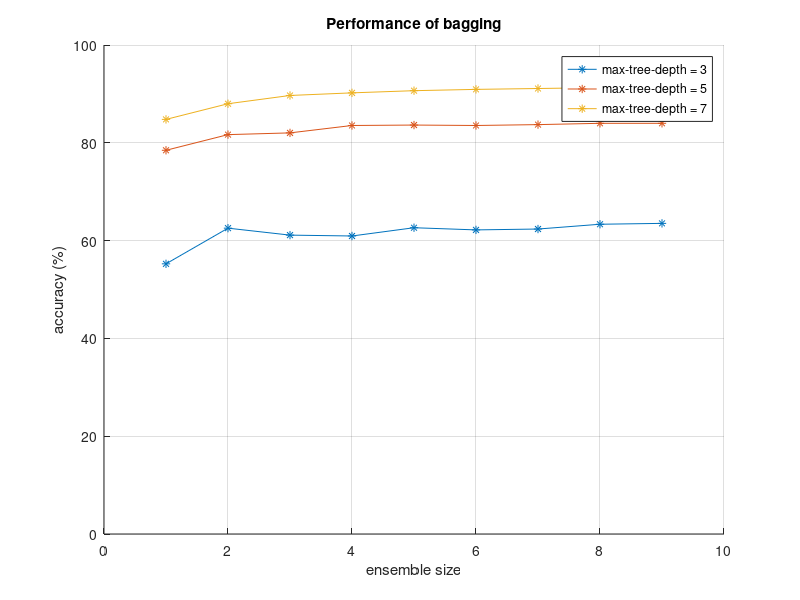
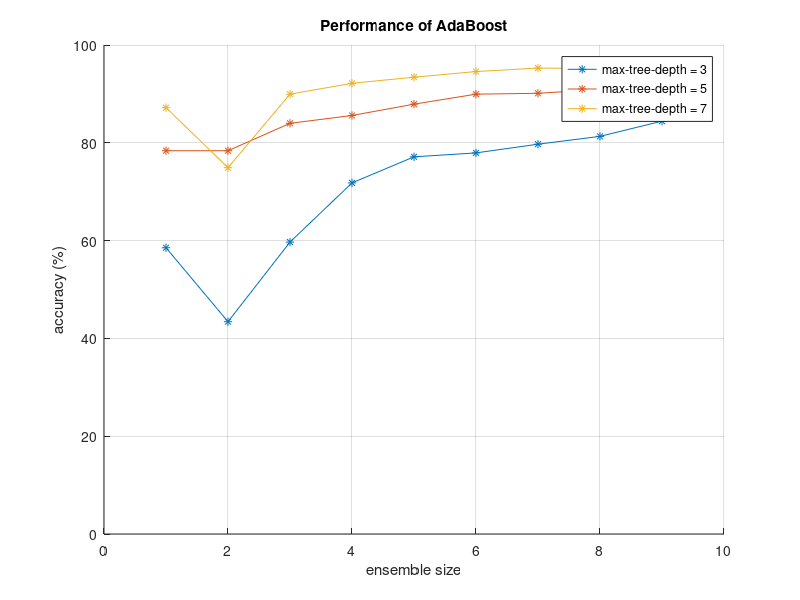

The MATLAB script that drew these images, in order:
bag3 = [1,0.552491103202847;
2,0.6254448398576512;
3,0.6112099644128114;
4,0.6094306049822064;
5,0.6263345195729537;
6,0.6218861209964412;
7,0.6236654804270463;
8,0.6334519572953736;
9,0.6352313167259787];
bag5 = [1,0.7846975088967971;
2,0.8167259786476868;
3,0.8202846975088968;
4,0.8354092526690391;
5,0.8362989323843416;
6,0.8354092526690391;
7,0.8371886120996441;
8,0.8398576512455516;
9,0.8398576512455516];
bag7 = [1,0.847864768683274;
2,0.8798932384341637;
3,0.896797153024911;
4,0.902135231316726;
5,0.9065836298932385;
6,0.9092526690391459;
7,0.9110320284697508;
8,0.9128113879003559;
9,0.9110320284697508];
boost3 = [1,0.5854092526690391;
2,0.43416370106761565;
3,0.5969750889679716;
4,0.7179715302491103;
5,0.7713523131672598;
6,0.7793594306049823;
7,0.797153024911032;
8,0.8131672597864769;
9,0.844306049822064];
boost5 = [1,0.7838078291814946;
2,0.7838078291814946;
3,0.8398576512455516;
4,0.8558718861209964;
5,0.8790035587188612;
6,0.8994661921708185;
7,0.9012455516014235;
8,0.9092526690391459;
9,0.9137010676156584];

boost7 = [1,0.8718861209964412;
2,0.7491103202846975;
3,0.8994661921708185;
4,0.9217081850533808;
5,0.9341637010676157;
6,0.9457295373665481;
7,0.952846975088968;
8,0.9519572953736655;
9,0.958185053380783];






figure;
hold on
plot(bag3(:,1), bag3(:,2).*100, '*-')
plot(bag5(:,1), bag5(:,2).*100, '*-')
plot(bag7(:,1), bag7(:,2).*100, '*-')
grid on
title('Performance of bagging')
xlabel('ensemble size')
ylabel('accuracy (%)')
ylim([0 100])
legend('max-tree-depth = 3',...
    'max-tree-depth = 5',...
    'max-tree-depth = 7')


figure;
hold on
plot(boost3(:,1), boost3(:,2).*100, '*-')
plot(boost5(:,1), boost5(:,2).*100, '*-')
plot(boost7(:,1), boost7(:,2).*100, '*-')
grid on
title('Performance of AdaBoost')
xlabel('ensemble size')
ylabel('accuracy (%)')
ylim([0 100])
legend('max-tree-depth = 3',...
    'max-tree-depth = 5',...
    'max-tree-depth = 7')